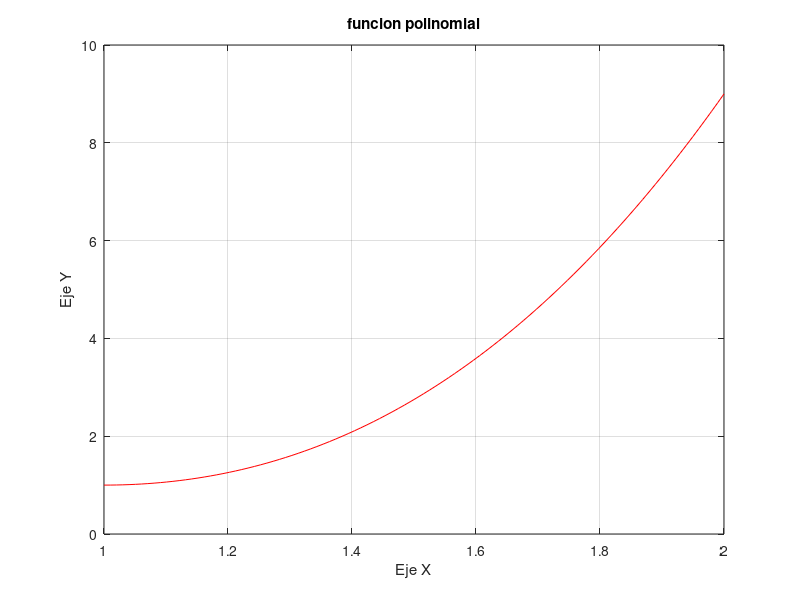

Reproduce this figure in MATLAB.
% p(x) = 2x^3 - 6x + 5 

p = [2 0 -6 5];

% polyval(p, 2);
% polyval(p,[1 2 3 4 5 6 7 8]);
% polyval(p,[0: 0.01: 0.05]);

xx = linspace(1, 2);
yy = polyval(p, xx);

plot(xx, yy, 'r');
title('funcion polinomial');
xlabel('Eje X');
ylabel('Eje Y');
grid on
